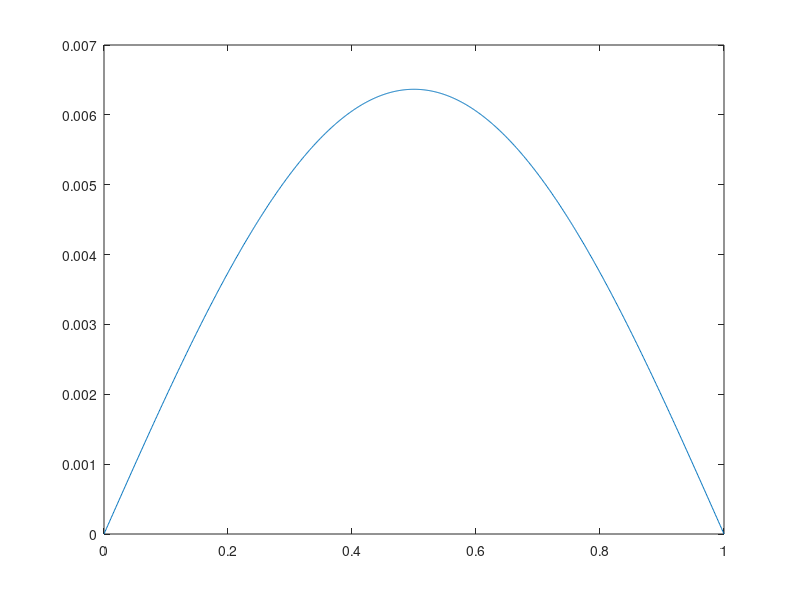

The MATLAB source for this figure:
%%                                      Trabalho Prático 4
close all;clear all;clc;
%% Exercício 4_1
% definir constantes
u=10^-3;
L=1;
T=10^3;

%solução analítica
n=1;
wk=((n*pi)/L)*sqrt(T/u)

%variáveis
w(1)=2000;
w(2)=3500;
tol=10^(-12);
dy(1)=2*10^-2;
y(1)=0;
h=0.001;

%vetor x
x= 0:10^-3:L;

for i=1:100
    
    %definir funções
    fy=@(dy) dy;
    fdy=@(y) -((w(i).^2*u)/T)*y;
  
    % método RK de 4ª ordem
    for k=1:numel(x)-1
 r1v = fdy(y(k));
        r1y = fy(dy(k));
        r2v = fdy(y(k) + r1y*(h/2));
        r2y = fy(dy(k) + r1v*(h/2));
        r3v = fdy(y(k) + r2y*(h/2));
        r3y = fy(dy(k) + r2v*(h/2));
        r4v = fdy(y(k) + r3y*h);
        r4y = fy(dy(k) + r3v*h);
    
        dy(k+1) = dy(k) + (1/6)*(r1v+2*r2v+2*r3v+r4v)*h;
        y(k+1) = y(k) + (1/6)*(r1y+2*r2y+2*r3y+r4y)*h;
   
    end
    
    yf(i)=y(end);
    
    % método da secante
    if(i>1) 
        m = (yf(i) - yf(i-1))/(w(i) - w(i-1));
        w(i+1) = w(i)-yf(i)/m;
    end
    
   if(abs(w(i+1)-w(i))<=tol)
       wf = w(i+1)
       break;       
   end
   
end

figure(1)
plot(x,y)